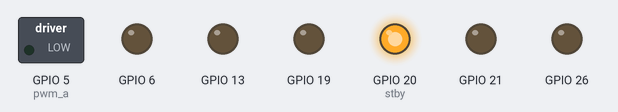
The program below on a simulated Raspberry Pi (BCM pin numbers). Parts: switched loads named in the program (green lamp = pin HIGH), output pins drawn as LEDs (lit = HIGH). What the program prints to the terminal is not drawn. At 13.0 s the program stops and its outputs stay as they are.

Above: at 0.1 s.
At 1.75 s:
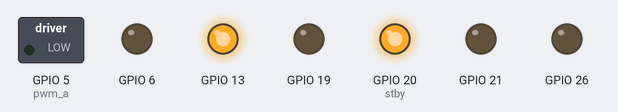
At 3.25 s:
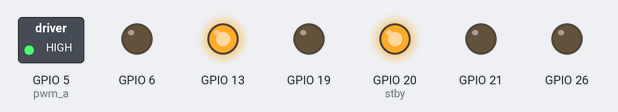
At 6.1 s:
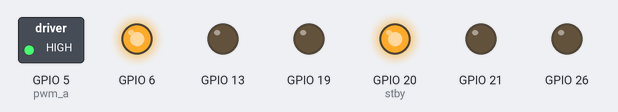
At 9.25 s:
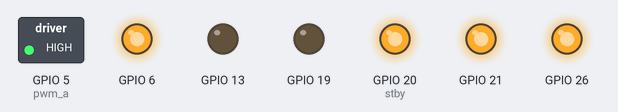
At 13.1 s:
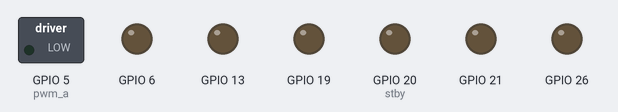
Timing chart, 0 to 14.5 s (numbered marks = the images above):
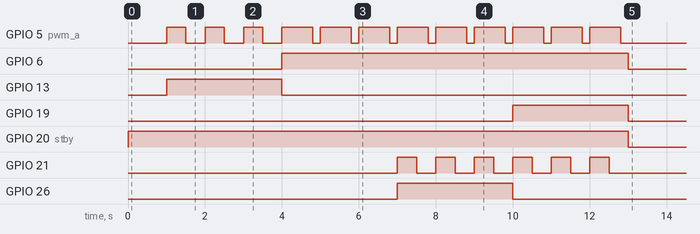

The program:

TB6612FNGTest.py
```python
#! /usr/bin/python
# -*- coding:utf-8 -*-
import RPi.GPIO as GPIO
import time
import TB6612FNG as tb6612fng

GPIO.setmode(GPIO.BCM)
config = {'stby': 20, 'ch_a': {'pins': [6, 13], 'pwm': {'pin': 5, 'frq': 1}},
          'ch_b': {'pins': [19, 26], 'pwm': {'pin': 21, 'frq': 1}}}
print(config)

motor = tb6612fng.TB6612FNG(config)
time.sleep(1)

motor.ch_a_start_up(50)
time.sleep(3)

motor.ch_a_reverse(80)
time.sleep(3)

motor.ch_b_start_up(50)
time.sleep(3)

motor.ch_b_reverse(50)
time.sleep(3)

motor.ch_a_stop()
motor.ch_b_stop()
GPIO.cleanup()
```

TB6612FNG.py
```python
#! /usr/bin/python
# -*- coding:utf-8 -*-

import RPi.GPIO as GPIO


class TB6612FNG(object):
    def __init__(self, config):
        if 'ch_a' in config:
            self.ch_a_input = config['ch_a']['pins']
            self.setup_gpio(self, self.ch_a_input, [GPIO.LOW, GPIO.LOW])

            if 'pwm' in config['ch_a']:
                pwm = config['ch_a']['pwm']
                GPIO.setup(pwm['pin'], GPIO.OUT, initial=False)
                self.pwm_a = GPIO.PWM(pwm['pin'], pwm['frq'])
                self.pwm_a.start(0)

        if 'ch_b' in config:
            self.ch_b_input = config['ch_b']['pins']
            self.setup_gpio(self, self.ch_b_input, [GPIO.LOW, GPIO.LOW])

            if 'pwm' in config['ch_b']:
                pwm = config['ch_b']['pwm']
                GPIO.setup(pwm['pin'], GPIO.OUT, initial=GPIO.LOW)
                self.pwm_b = GPIO.PWM(pwm['pin'], pwm['frq'])
                self.pwm_b.start(0)
        GPIO.setup(config['stby'], GPIO.OUT, initial=GPIO.HIGH)

    def ch_a_start_up(self, dutycycle):
        self.set_gpio(self, self.ch_a_input, [GPIO.LOW, GPIO.HIGH])
        self.pwm_a.ChangeDutyCycle(dutycycle)

    def ch_a_reverse(self, dutycycle):
        self.set_gpio(self, self.ch_a_input, [GPIO.HIGH, GPIO.LOW])
        self.pwm_a.ChangeDutyCycle(dutycycle)

    def ch_b_start_up(self, dutycycle):
        self.set_gpio(self, self.ch_b_input, [GPIO.LOW, GPIO.HIGH])
        self.pwm_b.ChangeDutyCycle(dutycycle)

    def ch_b_reverse(self, dutycycle):
        self.set_gpio(self, self.ch_b_input, [GPIO.HIGH, GPIO.LOW])
        self.pwm_b.ChangeDutyCycle(dutycycle)

    def ch_a_stop(self):
        self.set_gpio(self, self.ch_a_input, [GPIO.LOW, GPIO.LOW])
        self.pwm_a.ChangeDutyCycle(0)

    def ch_b_stop(self):
        self.set_gpio(self, self.ch_b_input, [GPIO.LOW, GPIO.LOW])
        self.pwm_b.ChangeDutyCycle(0)

    @staticmethod
    def set_gpio(self, pins, values):
        for index, pin in enumerate(pins):
            GPIO.output(pin, values[index])

    @staticmethod
    def setup_gpio(self, pins, values):
        for index, pin in enumerate(pins):
            GPIO.setup(pin, GPIO.OUT, initial=GPIO.LOW)
```

Measured:
- by itself, GPIO 5 (pwm_a): goes 3 × (HIGH 0.50 s, LOW 0.50 s), 8 × (HIGH 0.80 s, LOW 0.20 s), HIGH 0.80 s, then LOW
- by itself, GPIO 6: LOW → HIGH at 4.0 s, → LOW 9.0 s later
- by itself, GPIO 13: LOW → HIGH at 1.0 s, → LOW 3.0 s later
- by itself, GPIO 19: LOW → HIGH at 10.0 s, → LOW 3.0 s later
- by itself, GPIO 20 (stby): LOW → HIGH at 0.00 s, → LOW 13.0 s later
- by itself, GPIO 21: LOW → HIGH at 7.0 s, → LOW 0.50 s later, → HIGH 0.50 s later, → LOW 0.50 s later, … (12 changes in this stretch)
- by itself, GPIO 26: LOW → HIGH at 7.0 s, → LOW 3.0 s later
